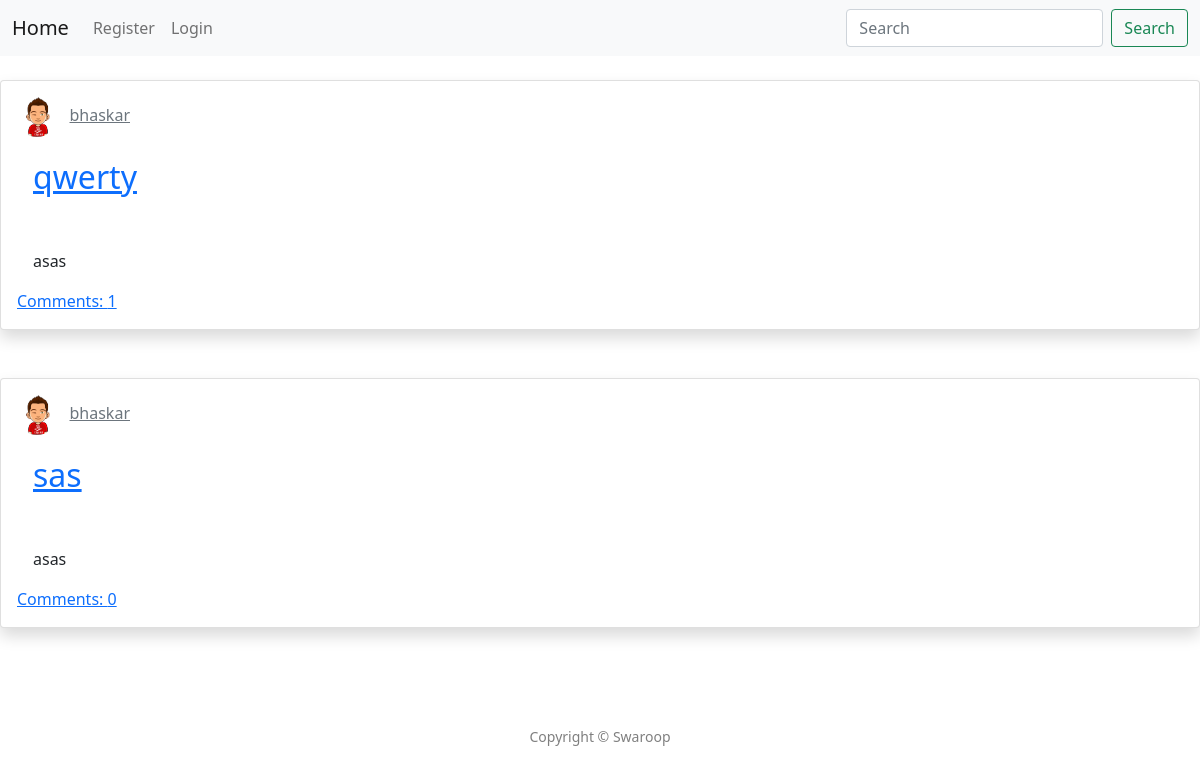
Before: / with the older database file.
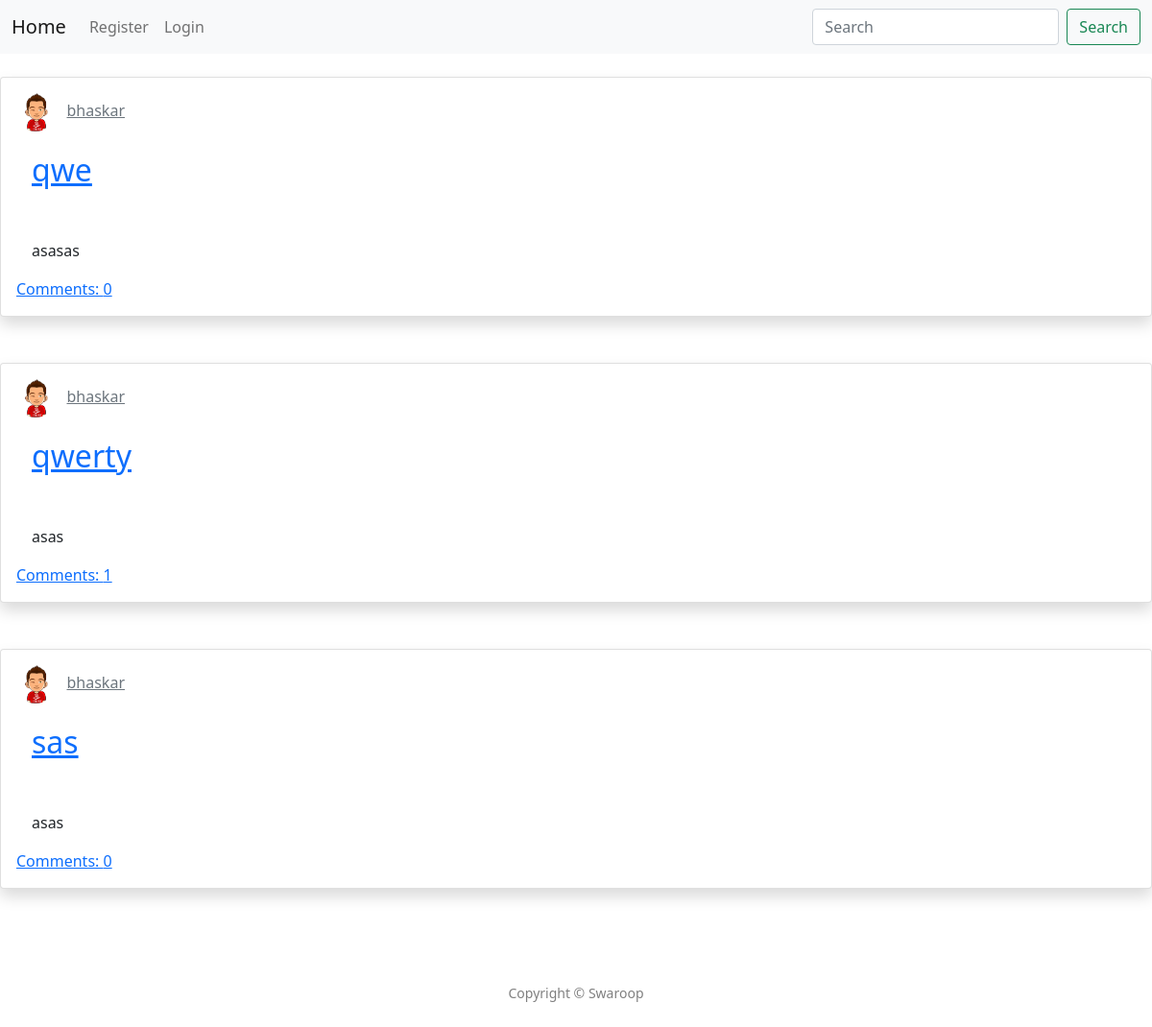
After: the same page with the newer database file.
### issues/models.py (models this page shows, shortened)
class Issue(models.Model):
    title = models.CharField(max_length=100)
    description = models.TextField()
    date_posted = models.DateTimeField(default=timezone.now)
    location = models.CharField(max_length=20)
    user = models.ForeignKey(User, on_delete=models.CASCADE)
    likes = models.IntegerField(default=0)
    dislikes = models.IntegerField(default=0)

class UserProfile(models.Model):
    user = models.OneToOneField(User, on_delete=models.CASCADE)
    bio = models.CharField(max_length=100, default='', blank=True)
    website = models.URLField(default='', blank=True)
    image = ProcessedImageField(default="default.png", upload_to='profile_image', processors=[ResizeToFill(200, 200)],
                                format='JPEG', options={'quality': 90})
    thumbnail = ImageSpecField(source='image', processors=[ResizeToFill(50, 50)], format='JPEG',
                               options={'quality': 100})

### issues/views.py (the view)
# urls.py: path('', views.index, name='index'),
def index(request):
    issues = Issue.objects.all().order_by('-date_posted')
    paginator = Paginator(issues, 10)
    page = request.GET.get('page')
    issues = paginator.get_page(page)
    return render(request, 'index.html', {'issues': issues})

### templates/index.html (shortened to what this page needs)
{% extends "header.html"%}
{% block content %}
{% for issue in issues %}
<div class="card shadow p-3 mb-5 bg-white rounded">
	<div style="text-align: inline;">
		<img src="{{ issue.user.userprofile.thumbnail.url }}" width="40" height="40" alt="Profile Image" style="border-radius: 50%;">
		<a class="card-subtitle mb-2 text-muted" href="{% url 'user-issues' issue.user.username %}">{{ issue.user }}</a>
	</div>
	<div class="card-body">
		<a class="card-title" style="font-size: 2em;" href="{% url 'issue-detail' issue.id %}">{{ issue.title }}</a>
		<p class="card-text">{{ issue.description|truncatewords:"30" }}</p>
	</div>
	<a href="{% url 'issue-detail' issue.id %}">Comments: {{ issue.comments.count }}</a>
</div>
{% endfor %}
{% endblock content %}

Changed rows visible on the page:
added Issue: user.userprofile.thumbnail (placeholder picture), user "bhaskar", title "qwe", description "asasas", comments.count "0"
